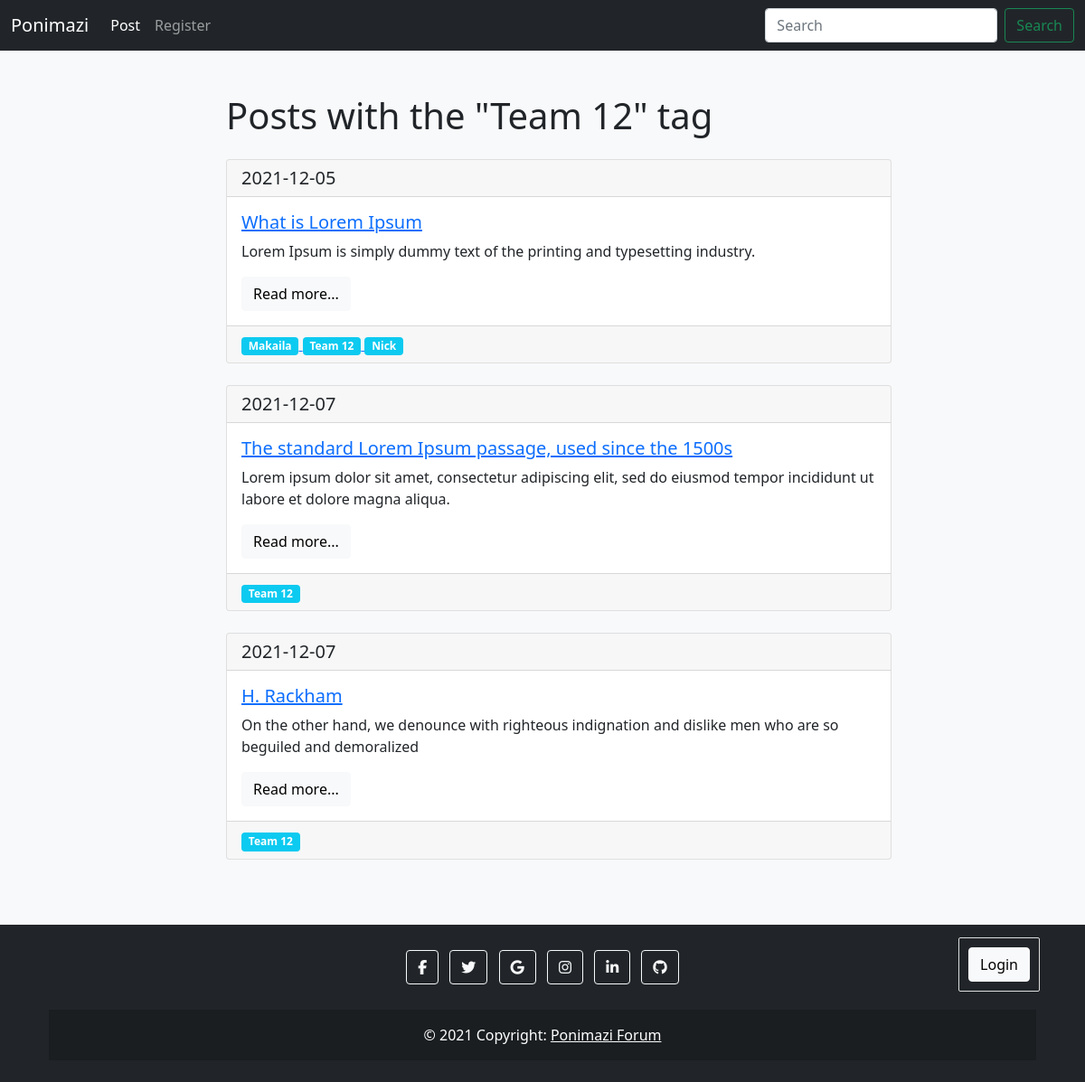
The page /list/tags/Team-12 on the database its author committed.
### models.py (models this page shows, shortened)
class Tag(db.Model):
    id = db.Column(db.Integer, primary_key=True)
    title = db.Column(db.String(100))
    slug = db.Column(db.String(100), unique=True)

class Post(db.Model):
    id = db.Column(db.Integer, primary_key=True)
    title = db.Column(db.String(100))
    slug = db.Column(db.String(100), unique=True)
    abstract = db.Column(db.String(150), nullable=True)
    body = db.Column(db.Text)
    created = db.Column(db.DateTime, default=datetime.now())
    tags = db.relationship('Tag', secondary=posts_tags, backref=db.backref('posts'), lazy='dynamic')

### posts/blueprint.py (the view)
@posts.route('/tags/<slug>')
def tag_detail(slug):
    tag = Tag.query.filter(Tag.slug == slug).first_or_404()
    return render_template('posts/tag_detail.html', tag=tag)

### posts/templates/posts/tag_detail.html (shortened to what this page needs)
{% extends 'base.html' %}
{% block content %}
    <h1>Posts with the "{{ tag.title }}" tag</h1>
    {% for post in tag.posts %}
        {% include 'posts/includes/card.html' %}
    {% endfor %}
{% endblock %}

### templates/base.html (shortened to what this page needs)
<!DOCTYPE html>
<html lang="en">
<head>
    {% block head %}
    <link href="https://cdn.jsdelivr.net/npm/bootstrap@5.1.3/dist/css/bootstrap.min.css" rel="stylesheet">
    <link rel="stylesheet" href="{{ url_for('static', filename='css/styles.css') }}">
    {% endblock %}
</head>
<body class="d-flex flex-column bg-light text-dark">
<nav class="navbar navbar-expand-lg navbar-dark bg-dark">
    <div class="container-fluid">
        <a class="navbar-brand" href="{{ url_for('index') }}">Ponimazi</a>
        <div class="collapse navbar-collapse" id="navbarSupportedContent">
            <ul class="navbar-nav me-auto mb-2 mb-lg-0">
                <li class="nav-item">
                    <a class="nav-link active" aria-current="page" href="{{ url_for('posts.posts_list') }}">Post</a>
                </li>
                {% if current_user.is_authenticated %}
                <li>
                    <a class="nav-link" href="{{ url_for('posts.post_create') }}">+ New Post</a>
                </li>
                <li class="nav-item ml-5">
                    <a class="nav-link" href="/admin">Admin</a>
                </li>
                {% else %}
                <li class="nav-item">
                    <a class="nav-link" href="/register">Register</a>
                </li>
                {% endif %}
            </ul>
            <form class="d-flex" action="{{ url_for('posts.posts_list') }}" method="GET">
                <input class="form-control me-2" type="search" placeholder="Search" name="search">
                <button class="btn btn-outline-success" type="submit">Search</button>
            </form>
        </div>
    </div>
</nav>
<div class="container h-100 m-5">
    <div class="row">
        <div class="col-8 mx-auto">
            {% block content %}
            {% endblock %}
        </div>
    </div>
</div>
<div class="login-panel">
    {% if current_user.is_authenticated %}
    <a href="{{ url_for('security.logout') }}" class="btn btn-light"> Logout </a>
    {% else %}
    <a href="{{ url_for('security.login') }}" class="btn btn-light"> Login </a>
    {% endif %}
</div>
{% block footer %}
<footer class="bg-dark text-center text-white mt-auto">
    <div class="container p-4">
        <section class="mb-4">
            <a class="btn btn-outline-light btn-floating m-1" href="#!" role="button"
            ><i class="fab fa-facebook-f"></i
            ></a>
            <a class="btn btn-outline-light btn-floating m-1" href="#!" role="button"
            ><i class="fab fa-twitter"></i
            ></a>
            <a class="btn btn-outline-light btn-floating m-1" href="#!" role="button"
            ><i class="fab fa-google"></i
            ></a>
            <a class="btn btn-outline-light btn-floating m-1" href="#!" role="button"
            ><i class="fab fa-instagram"></i
            ></a>
            <a class="btn btn-outline-light btn-floating m-1" href="#!" role="button"
            ><i class="fab fa-linkedin-in"></i
            ></a>
            <a class="btn btn-outline-light btn-floating m-1" href="#!" role="button"
            ><i class="fab fa-github"></i
            ></a>
        </section>
        <div class="text-left p-3" style="background-color: rgba(0, 0, 0, 0.2);">
            © 2021 Copyright:
            <a class="text-white" href="{{url_for('index')}}">Ponimazi Forum</a>
        </div>
    </div>
</footer>
{% endblock %}
</body>
</html>

### posts/templates/posts/includes/card.html
<div class="card mb-4 mt-4">
            <h5 class="card-header">{{ post.created.date() }}</h5>
            <div class="card-body">
                <h5 class="card-title">
                    <a href="{{ url_for('posts.post_detail', slug=post.slug) }}">{{ post.title }}</a>
                </h5>
                <p class="card-text">{{ post.abstract }}</p>
                <a href="{{ url_for('posts.post_detail', slug=post.slug) }}" class="btn btn-light">Read more...</a>
            </div>
            {% if post.tags.count() %}
                <div class="card-footer text-muted">
                    {% for tag in post.tags %}
                    <a href="{{ url_for('posts.tag_detail', slug=tag.slug) }}">
                        <span class="badge bg-info">
                            {{ tag.title }}
                        </span>
                    </a>
                    {% endfor %}
                </div>
            {% endif %}
        </div>

### static/css/styles.css (style rules this page uses)
.login-panel { border: 1px solid #dddddd; border-radius: 2px; position: fixed; right: 50px; bottom: 100px; padding: 10px; }
body { min-height: 100vh; }

### rows shown on the page
Tag: title "Team 12"
Post: created "2021-12-05", title "What is Lorem Ipsum", abstract "Lorem Ipsum is simply dummy text of the printing and typesetting industry."
Tag: title "Makaila"
Tag: title "Nick"
Post: created "2021-12-07", title "The standard Lorem Ipsum passage, used since the 1500s", abstract "Lorem ipsum dolor sit amet, consectetur adipiscing elit, sed do eiusmod tempor incididunt ut labore et dolore magna aliqua."
Post: created "2021-12-07", title "H. Rackham", abstract "On the other hand, we denounce with righteous indignation and dislike men who are so beguiled and demoralized"
